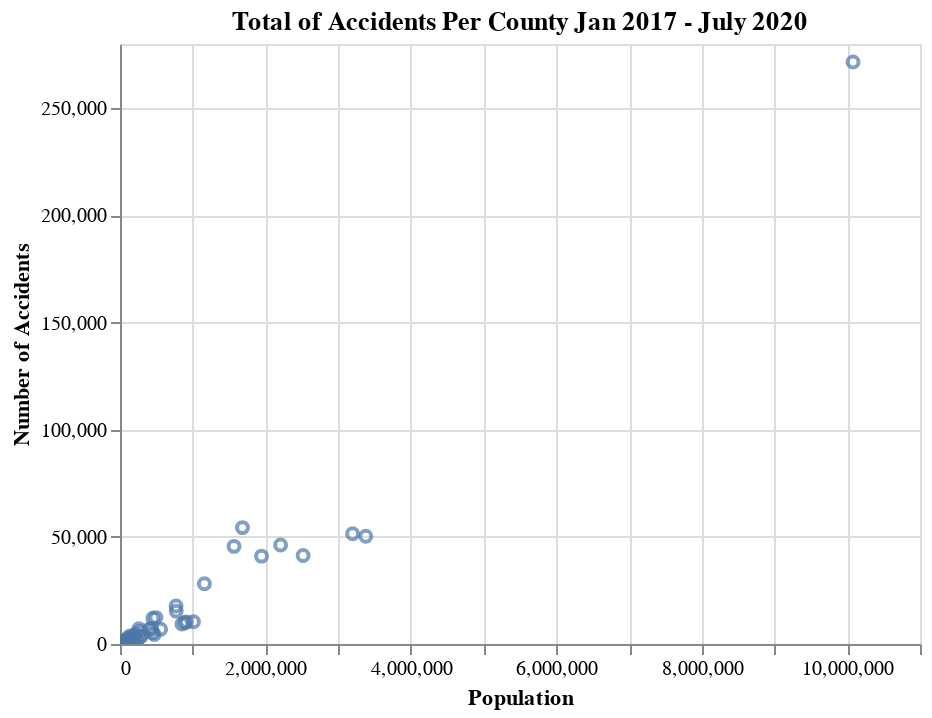

Notebook source saved alongside this figure:
### Code cell
#print(county_count)
countyinfo['Count']=county_count['ID']
#print(countyinfo)
countyinfo['County']=countyinfo.index
countyinfo['Accidents_Per_Capita']=countyinfo['Count']/countyinfo['pop2020']
countyinfo['Accidents_Per_Square_Mile']=countyinfo['Count']/countyinfo['Square_Miles']
chart=Chart(countyinfo)
chart.mark_point().encode(x=alt.X('pop2020',axis=alt.Axis(title='Population')),
                          y=alt.Y('Count',axis=alt.Axis(title='Number of Accidents'))).properties(
    title='Total of Accidents Per County Jan 2017 - July 2020').interactive()

### Figure 1 — Vega-Lite specification as saved in the notebook (floating-point values rounded to 4 significant figures)
{"config": {"view": {"continuousWidth": 400, "continuousHeight": 300}}, "data": {"name": "data-6003bbb75fc18b6bb5812a1ed6122c7a"}, "mark": "point", "encoding": {"x": {"type": "quantitative", "axis": {"title": "Population"}, "field": "pop2020"}, "y": {"type": "quantitative", "axis": {"title": "Number of Accidents"}, "field": "Count"}}, "selection": {"selector001": {"type": "interval", "bind": "scales", "encodings": ["x", "y"]}}, "title": "Total of Accidents Per County Jan 2017 - July 2020", "$schema": "https://vega.github.io/schema/vega-lite/v4.8.1.json", "datasets": {"data-6003bbb75fc18b6bb5812a1ed6122c7a": [{"pop2020": 10079000, "GrowthRate": 2.612, "Square_Miles": 4058, "Count": 271628, "County": "Los Angeles", "Accidents_Per_Capita": 0.02695, "Accidents_Per_Square_Mile": 66.94}, {"pop2020": 3379160, "GrowthRate": 8.889, "Square_Miles": 4207, "Count": 50285, "County": "San Diego", "Accidents_Per_Capita": 0.01488, "Accidents_Per_Square_Mile": 11.95}, {"pop2020": 3198000, "GrowthRate": 6.015, "Square_Miles": 791, "Count": 51465, "County": "Orange", "Accidents_Per_Capita": 0.01609, "Accidents_Per_Square_Mile": 65.06}, {"pop2020": 2517830, "GrowthRate": 14.36, "Square_Miles": 7206, "Count": 41279, "County": "Riverside", "Accidents_Per_Capita": 0.01639, "Accidents_Per_Square_Mile": 5.728}, {"pop2020": 2208400, "GrowthRate": 8.207, "Square_Miles": 20057, "Count": 46160, "County": "San Bernardino", "Accidents_Per_Capita": 0.0209, "Accidents_Per_Square_Mile": 2.301}, {"pop2020": 1945940, "GrowthRate": 8.95, "Square_Miles": 1290, "Count": 41004, "County": "Santa Clara", "Accidents_Per_Capita": 0.02107, "Accidents_Per_Square_Mile": 31.79}, {"pop2020": 1684000, "GrowthRate": 11.3, "Square_Miles": 739, "Count": 54313, "County": "Alameda", "Accidents_Per_Capita": 0.03225, "Accidents_Per_Square_Mile": 73.5}, {"pop2020": 1567490, "GrowthRate": 10.28, "Square_Miles": 965, "Count": 45563, "County": "Sacramento", "Accidents_Per_Capita": 0.02907, "Accidents_Per_Square_Mile": 47.22}, {"pop2020": 1160920, "GrowthRate": 10.29, "Square_Miles": 716, "Count": 28107, "County": "Contra Costa", "Accidents_Per_Capita": 0.02421, "Accidents_Per_Square_Mile": 39.26}, {"pop2020": 1010120, "GrowthRate": 8.375, "Square_Miles": 5958, "Count": 10380, "County": "Fresno", "Accidents_Per_Capita": 0.01028, "Accidents_Per_Square_Mile": 1.742}, {"pop2020": 912316, "GrowthRate": 8.471, "Square_Miles": 8132, "Count": 10334, "County": "Kern", "Accidents_Per_Capita": 0.01133, "Accidents_Per_Square_Mile": 1.271}, {"pop2020": 891583, "GrowthRate": 10.68, "Square_Miles": 47, "Count": 9937, "County": "San Francisco", "Accidents_Per_Capita": 0.01115, "Accidents_Per_Square_Mile": 211.4}, {"pop2020": 851297, "GrowthRate": 3.171, "Square_Miles": 1843, "Count": 9319, "County": "Ventura", "Accidents_Per_Capita": 0.01095, "Accidents_Per_Square_Mile": 5.056}, {"pop2020": 772948, "GrowthRate": 12.49, "Square_Miles": 1391, "Count": 15344, "County": "San Joaquin", "Accidents_Per_Capita": 0.01985, "Accidents_Per_Square_Mile": 11.03}, {"pop2020": 771019, "GrowthRate": 7.127, "Square_Miles": 448, "Count": 17763, "County": "San Mateo", "Accidents_Per_Capita": 0.02304, "Accidents_Per_Square_Mile": 39.65}, {"pop2020": 558911, "GrowthRate": 8.492, "Square_Miles": 1495, "Count": 6901, "County": "Stanislaus", "Accidents_Per_Capita": 0.01235, "Accidents_Per_Square_Mile": 4.616}, {"pop2020": 493334, "GrowthRate": 1.765, "Square_Miles": 1576, "Count": 12314, "County": "Sonoma", "Accidents_Per_Capita": 0.02496, "Accidents_Per_Square_Mile": 7.813}, {"pop2020": 471389, "GrowthRate": 6.41, "Square_Miles": 4824, "Count": 4411, "County": "Tulare", "Accidents_Per_Capita": 0.009357, "Accidents_Per_Square_Mile": 0.9144}, {"pop2020": 452076, "GrowthRate": 9.212, "Square_Miles": 822, "Count": 12045, "County": "Solano", "Accidents_Per_Capita": 0.02664, "Accidents_Per_Square_Mile": 14.65}, {"pop2020": 448369, "GrowthRate": 5.689, "Square_Miles": 2735, "Count": 5228, "County": "Santa Barbara", "Accidents_Per_Capita": 0.01166, "Accidents_Per_Square_Mile": 1.912}, {"pop2020": 435828, "GrowthRate": 4.667, "Square_Miles": 3381, "Count": 7088, "County": "Monterey", "Accidents_Per_Capita": 0.01626, "Accidents_Per_Square_Mile": 2.096}, {"pop2020": 408317, "GrowthRate": 16.65, "Square_Miles": 1407, "Count": 7067, "County": "Placer", "Accidents_Per_Capita": 0.01731, "Accidents_Per_Square_Mile": 5.023}, {"pop2020": 286354, "GrowthRate": 6.134, "Square_Miles": 3299, "Count": 3409, "County": "San Luis Obispo", "Accidents_Per_Capita": 0.0119, "Accidents_Per_Square_Mile": 1.033}, {"pop2020": 281615, "GrowthRate": 9.692, "Square_Miles": 1935, "Count": 3579, "County": "Merced", "Accidents_Per_Capita": 0.01271, "Accidents_Per_Square_Mile": 1.85}, {"pop2020": 272555, "GrowthRate": 3.567, "Square_Miles": 445, "Count": 5866, "County": "Santa Cruz", "Accidents_Per_Capita": 0.02152, "Accidents_Per_Square_Mile": 13.18}, {"pop2020": 259548, "GrowthRate": 2.627, "Square_Miles": 520, "Count": 7091, "County": "Marin", "Accidents_Per_Capita": 0.02732, "Accidents_Per_Square_Mile": 13.64}, {"pop2020": 235354, "GrowthRate": 7.006, "Square_Miles": 1636, "Count": 1766, "County": "Butte", "Accidents_Per_Capita": 0.007504, "Accidents_Per_Square_Mile": 1.079}, {"pop2020": 224472, "GrowthRate": 11.63, "Square_Miles": 1015, "Count": 4656, "County": "Yolo", "Accidents_Per_Capita": 0.02074, "Accidents_Per_Square_Mile": 4.587}, {"pop2020": 194590, "GrowthRate": 7.429, "Square_Miles": 1708, "Count": 3933, "County": "El Dorado", "Accidents_Per_Capita": 0.02021, "Accidents_Per_Square_Mile": 2.303}, {"pop2020": 182333, "GrowthRate": 4.351, "Square_Miles": 4177, "Count": 74, "County": "Imperial", "Accidents_Per_Capita": 0.0004059, "Accidents_Per_Square_Mile": 0.01772}, {"pop2020": 181042, "GrowthRate": 2.124, "Square_Miles": 3775, "Count": 1738, "County": "Shasta", "Accidents_Per_Capita": 0.0096, "Accidents_Per_Square_Mile": 0.4604}, {"pop2020": 161208, "GrowthRate": 6.756, "Square_Miles": 2137, "Count": 2510, "County": "Madera", "Accidents_Per_Capita": 0.01557, "Accidents_Per_Square_Mile": 1.175}, {"pop2020": 154706, "GrowthRate": 1.526, "Square_Miles": 1389, "Count": 1260, "County": "Kings", "Accidents_Per_Capita": 0.008144, "Accidents_Per_Square_Mile": 0.9071}, {"pop2020": 137479, "GrowthRate": 0.4905, "Square_Miles": 748, "Count": 3703, "County": "Napa", "Accidents_Per_Capita": 0.02694, "Accidents_Per_Square_Mile": 4.951}, {"pop2020": 136065, "GrowthRate": 0.7889, "Square_Miles": 3568, "Count": 1432, "County": "Humboldt", "Accidents_Per_Capita": 0.01052, "Accidents_Per_Square_Mile": 0.4013}, {"pop2020": 100082, "GrowthRate": 1.313, "Square_Miles": 958, "Count": 2636, "County": "Nevada", "Accidents_Per_Capita": 0.02634, "Accidents_Per_Square_Mile": 2.752}, {"pop2020": 97545, "GrowthRate": 2.947, "Square_Miles": 602, "Count": 779, "County": "Sutter", "Accidents_Per_Capita": 0.007986, "Accidents_Per_Square_Mile": 1.294}, {"pop2020": 87424, "GrowthRate": -0.4282, "Square_Miles": 3506, "Count": 1807, "County": "Mendocino", "Accidents_Per_Capita": 0.02067, "Accidents_Per_Square_Mile": 0.5154}, {"pop2020": 80573, "GrowthRate": 11.37, "Square_Miles": 632, "Count": 1274, "County": "Yuba", "Accidents_Per_Capita": 0.01581, "Accidents_Per_Square_Mile": 2.016}, {"pop2020": 64822, "GrowthRate": 0.1344, "Square_Miles": 1256, "Count": 1310, "County": "Lake", "Accidents_Per_Capita": 0.02021, "Accidents_Per_Square_Mile": 1.043}, {"pop2020": 64312, "GrowthRate": 1.175, "Square_Miles": 2950, "Count": 866, "County": "Tehama", "Accidents_Per_Capita": 0.01347, "Accidents_Per_Square_Mile": 0.2936}, {"pop2020": 64213, "GrowthRate": 15.66, "Square_Miles": 1389, "Count": 1373, "County": "San Benito", "Accidents_Per_Capita": 0.02138, "Accidents_Per_Square_Mile": 0.9885}, {"pop2020": 55539, "GrowthRate": 0.6305, "Square_Miles": 2221, "Count": 1118, "County": "Tuolumne", "Accidents_Per_Capita": 0.02013, "Accidents_Per_Square_Mile": 0.5034}, {"pop2020": 45522, "GrowthRate": 0.1188, "Square_Miles": 1020, "Count": 1166, "County": "Calaveras", "Accidents_Per_Capita": 0.02561, "Accidents_Per_Square_Mile": 1.143}, {"pop2020": 43604, "GrowthRate": -2.969, "Square_Miles": 6278, "Count": 563, "County": "Siskiyou", "Accidents_Per_Capita": 0.01291, "Accidents_Per_Square_Mile": 0.08968}, {"pop2020": 41047, "GrowthRate": 8.349, "Square_Miles": 595, "Count": 975, "County": "Amador", "Accidents_Per_Capita": 0.02375, "Accidents_Per_Square_Mile": 1.639}, {"pop2020": 30160, "GrowthRate": -13.41, "Square_Miles": 4541, "Count": 453, "County": "Lassen", "Accidents_Per_Capita": 0.01502, "Accidents_Per_Square_Mile": 0.09976}, {"pop2020": 28628, "GrowthRate": 0.21, "Square_Miles": 1006, "Count": 313, "County": "Del Norte", "Accidents_Per_Capita": 0.01093, "Accidents_Per_Square_Mile": 0.3111}, {"pop2020": 28229, "GrowthRate": 0.3662, "Square_Miles": 1314, "Count": 469, "County": "Glenn", "Accidents_Per_Capita": 0.01661, "Accidents_Per_Square_Mile": 0.3569}, {"pop2020": 21531, "GrowthRate": 0.4385, "Square_Miles": 1151, "Count": 529, "County": "Colusa", "Accidents_Per_Capita": 0.02457, "Accidents_Per_Square_Mile": 0.4596}, {"pop2020": 18932, "GrowthRate": -4.931, "Square_Miles": 2553, "Count": 368, "County": "Plumas", "Accidents_Per_Capita": 0.01944, "Accidents_Per_Square_Mile": 0.1441}, {"pop2020": 18065, "GrowthRate": -2.415, "Square_Miles": 10181, "Count": 280, "County": "Inyo", "Accidents_Per_Capita": 0.0155, "Accidents_Per_Square_Mile": 0.0275}, {"pop2020": 17539, "GrowthRate": -4.038, "Square_Miles": 1449, "Count": 400, "County": "Mariposa", "Accidents_Per_Capita": 0.02281, "Accidents_Per_Square_Mile": 0.2761}, {"pop2020": 14280, "GrowthRate": 0.1613, "Square_Miles": 3049, "Count": 451, "County": "Mono", "Accidents_Per_Capita": 0.03158, "Accidents_Per_Square_Mile": 0.1479}, {"pop2020": 12153, "GrowthRate": -11.64, "Square_Miles": 3179, "Count": 383, "County": "Trinity", "Accidents_Per_Capita": 0.03151, "Accidents_Per_Square_Mile": 0.1205}, {"pop2020": 8635, "GrowthRate": -10.97, "Square_Miles": 3198, "Count": 124, "County": "Modoc", "Accidents_Per_Capita": 0.01436, "Accidents_Per_Square_Mile": 0.03877}, {"pop2020": 2943, "GrowthRate": -8.631, "Square_Miles": 953, "Count": 129, "County": "Sierra", "Accidents_Per_Capita": 0.04383, "Accidents_Per_Square_Mile": 0.1354}, {"pop2020": 1061, "GrowthRate": -8.613, "Square_Miles": 738, "Count": 108, "County": "Alpine", "Accidents_Per_Capita": 0.1018, "Accidents_Per_Square_Mile": 0.1463}]}}
